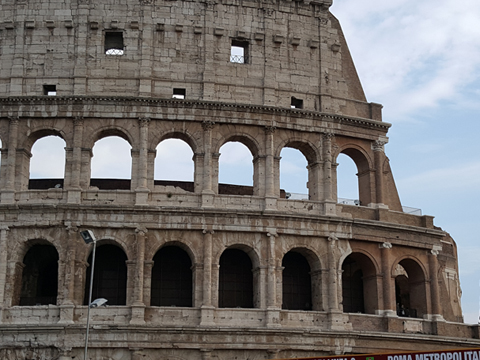
#> input picture Task3/images/image5.jpg, 480 x 360 px
$ python 5.py
#> lines starting #> are read from the running program, lines starting #| are printed output that depends on the picture; after the words box and inside, x2 and y2 are one past the last pixel; in counts of white or black regions, pixels touching at a corner belong together
import numpy as np, cv2

canny = cv2.imread("images/image5.jpg", cv2.IMREAD_GRAYSCALE)
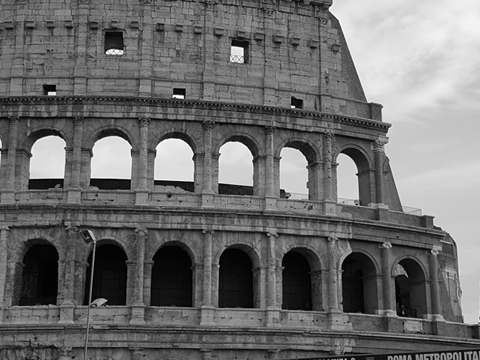
#> canny: shape (360, 480); min 0, max 255, mean 109
if canny is None: raise Exception("파일 오류")

def on_change(pos):
    th1 = cv2.getTrackbarPos('th1', "canny")
    th2 = cv2.getTrackbarPos('th2', "canny")
    canny_img = cv2.Canny(canny, th1, th2)
    cv2.imshow("canny", canny_img)

cv2.namedWindow('canny')
cv2.createTrackbar('th1', "canny", 0, 255, on_change)
#> slider 'th1' is set to 85
cv2.createTrackbar('th2', "canny", 0, 255, on_change)
#> slider 'th2' is set to 255

cv2.imshow("canny", canny)
cv2.waitKey(0)
#> in on_change, `canny_img = cv2.Canny(canny, th1, th2)`:
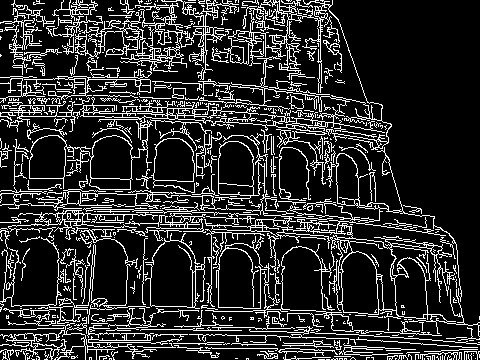
#> canny_img: shape (360, 480); 17.6% white in thin lines or dots

$ run again, with Task3/images/image1.jpg copied over Task3/images/image5.jpg
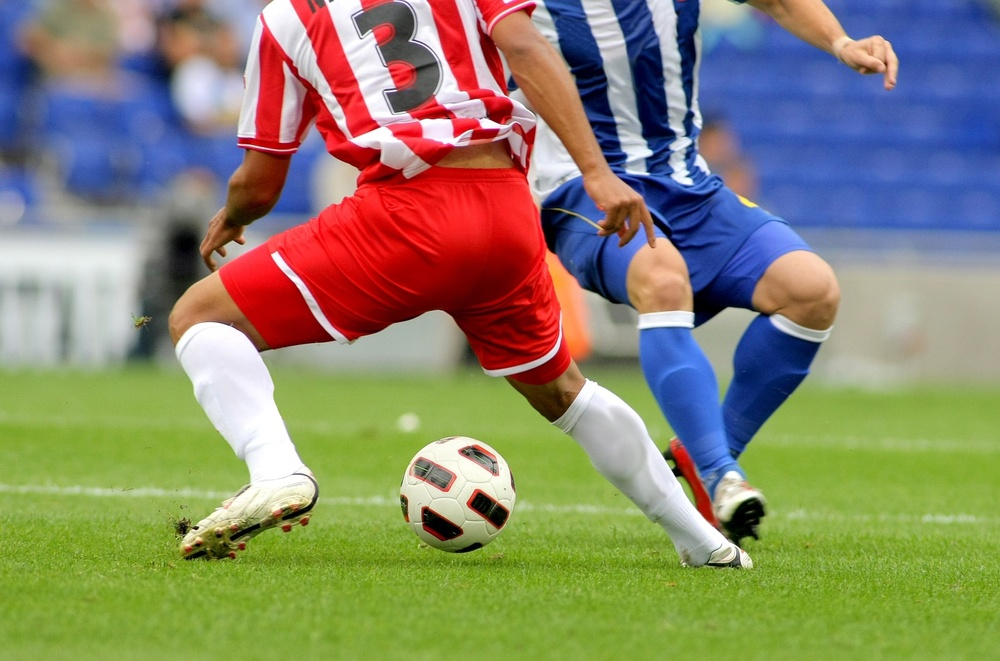
#> input picture Task3/images/image1.jpg, 1000 x 661 px, shrunk from 1434 x 948 before the run
#> `canny = cv2.imread("images/image5.jpg", cv2.IMREAD_GRAYSCALE)`:
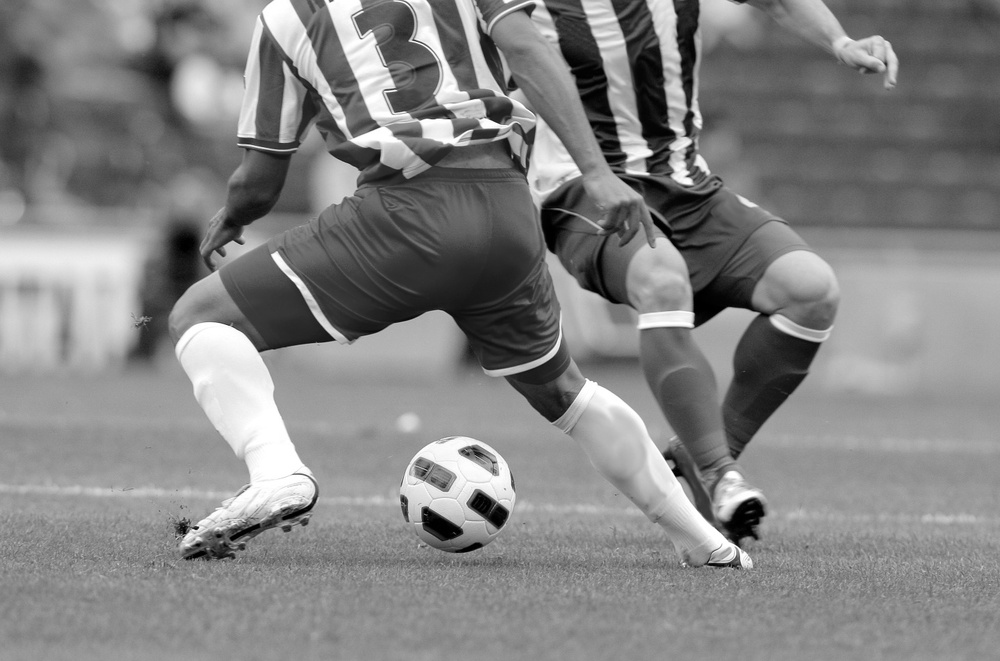
#> canny: shape (661, 1000); min 0, max 255, mean 131.4
#> in on_change, `canny_img = cv2.Canny(canny, th1, th2)`:
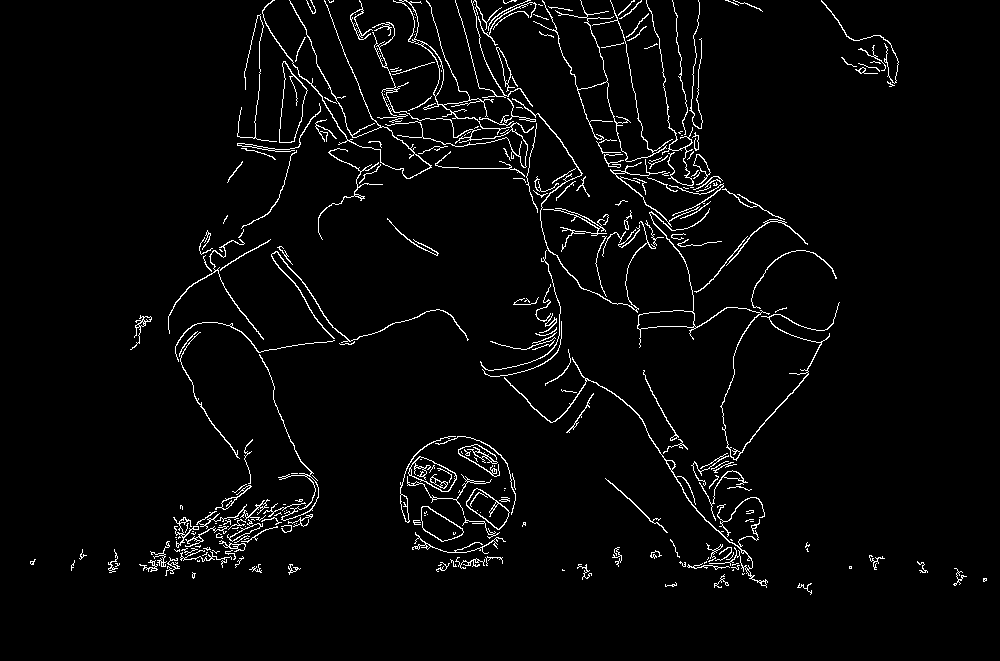
#> canny_img: shape (661, 1000); 3.3% white in thin lines or dots, all inside (x1, y1, x2, y2) = (30, 0, 987, 595)

$ run again, with Task3/images/image2.jpg copied over Task3/images/image5.jpg
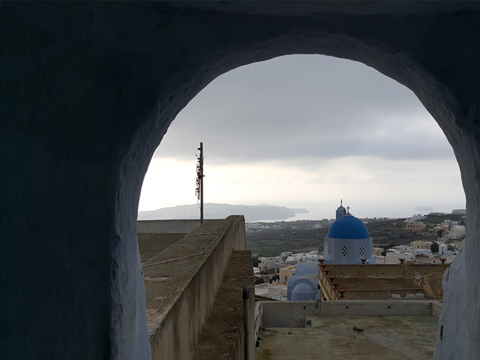
#> input picture Task3/images/image2.jpg, 480 x 360 px
#> in on_change, `canny_img = cv2.Canny(canny, th1, th2)`:
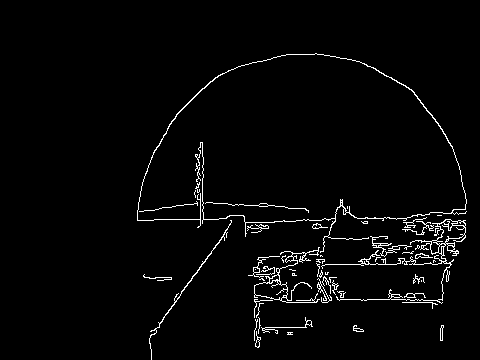
#> canny_img: shape (360, 480); 2.6% white in thin lines or dots, all inside (x1, y1, x2, y2) = (137, 53, 467, 360)

$ run again, with Task3/images/image3.jpg copied over Task3/images/image5.jpg
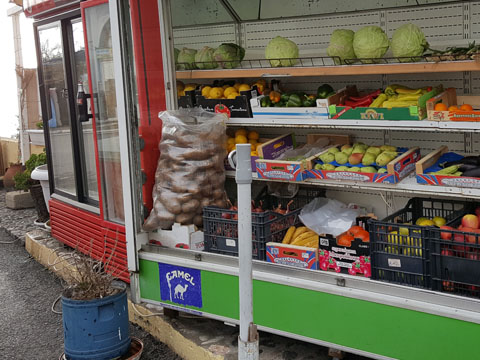
#> input picture Task3/images/image3.jpg, 480 x 360 px
#> `canny = cv2.imread("images/image5.jpg", cv2.IMREAD_GRAYSCALE)`:
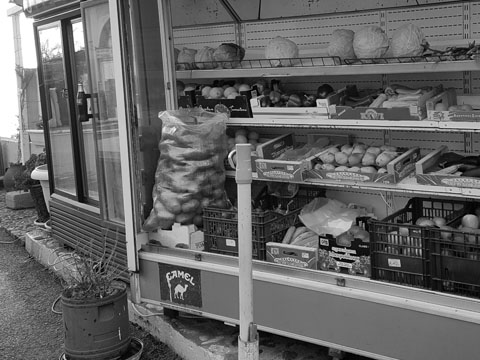
#> canny: shape (360, 480); min 0, max 255, mean 100.8
#> in on_change, `canny_img = cv2.Canny(canny, th1, th2)`:
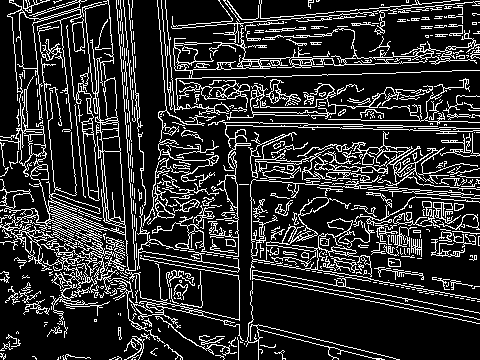
#> canny_img: shape (360, 480); 17.8% white in thin lines or dots
